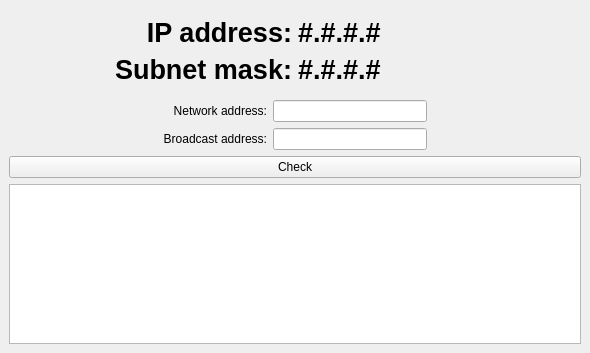
<?xml version="1.0" encoding="UTF-8"?>
<ui version="4.0">
 <class>MainWindow</class>
 <widget class="QMainWindow" name="MainWindow">
  <property name="geometry">
   <rect>
    <x>0</x>
    <y>0</y>
    <width>590</width>
    <height>353</height>
   </rect>
  </property>
  <property name="windowTitle">
   <string>Subnet Exercise</string>
  </property>
  <widget class="QWidget" name="centralwidget">
   <layout class="QVBoxLayout" name="verticalLayout_2">
    <item>
     <layout class="QVBoxLayout" name="verticalLayout">
      <item>
       <spacer name="verticalSpacer_2">
        <property name="orientation">
         <enum>Qt::Vertical</enum>
        </property>
        <property name="sizeHint" stdset="0">
         <size>
          <width>20</width>
          <height>40</height>
         </size>
        </property>
       </spacer>
      </item>
      <item>
       <layout class="QHBoxLayout" name="horizontalLayout">
        <item>
         <widget class="QLabel" name="label">
          <property name="font">
           <font>
            <pointsize>20</pointsize>
            <weight>75</weight>
            <bold>true</bold>
           </font>
          </property>
          <property name="text">
           <string>IP address:</string>
          </property>
          <property name="alignment">
           <set>Qt::AlignRight|Qt::AlignTrailing|Qt::AlignVCenter</set>
          </property>
         </widget>
        </item>
        <item>
         <widget class="QLabel" name="label_ip">
          <property name="font">
           <font>
            <pointsize>20</pointsize>
            <weight>75</weight>
            <bold>true</bold>
           </font>
          </property>
          <property name="text">
           <string>#.#.#.#</string>
          </property>
         </widget>
        </item>
       </layout>
      </item>
      <item>
       <layout class="QHBoxLayout" name="horizontalLayout_2">
        <item>
         <widget class="QLabel" name="label_4">
          <property name="font">
           <font>
            <pointsize>20</pointsize>
            <weight>75</weight>
            <bold>true</bold>
           </font>
          </property>
          <property name="text">
           <string>Subnet mask:</string>
          </property>
          <property name="alignment">
           <set>Qt::AlignRight|Qt::AlignTrailing|Qt::AlignVCenter</set>
          </property>
         </widget>
        </item>
        <item>
         <widget class="QLabel" name="label_mask">
          <property name="font">
           <font>
            <pointsize>20</pointsize>
            <weight>75</weight>
            <bold>true</bold>
           </font>
          </property>
          <property name="text">
           <string>#.#.#.#</string>
          </property>
         </widget>
        </item>
       </layout>
      </item>
      <item>
       <spacer name="verticalSpacer">
        <property name="orientation">
         <enum>Qt::Vertical</enum>
        </property>
        <property name="sizeHint" stdset="0">
         <size>
          <width>20</width>
          <height>40</height>
         </size>
        </property>
       </spacer>
      </item>
      <item>
       <layout class="QHBoxLayout" name="horizontalLayout_4">
        <property name="spacing">
         <number>-1</number>
        </property>
        <property name="leftMargin">
         <number>0</number>
        </property>
        <item>
         <spacer name="horizontalSpacer">
          <property name="orientation">
           <enum>Qt::Horizontal</enum>
          </property>
          <property name="sizeHint" stdset="0">
           <size>
            <width>40</width>
            <height>20</height>
           </size>
          </property>
         </spacer>
        </item>
        <item>
         <layout class="QVBoxLayout" name="verticalLayout_5"/>
        </item>
        <item>
         <layout class="QVBoxLayout" name="verticalLayout_3">
          <item>
           <widget class="QLabel" name="label_6">
            <property name="text">
             <string>Network address:</string>
            </property>
            <property name="alignment">
             <set>Qt::AlignRight|Qt::AlignTrailing|Qt::AlignVCenter</set>
            </property>
           </widget>
          </item>
          <item>
           <widget class="QLabel" name="label_5">
            <property name="text">
             <string>Broadcast address:</string>
            </property>
            <property name="alignment">
             <set>Qt::AlignRight|Qt::AlignTrailing|Qt::AlignVCenter</set>
            </property>
           </widget>
          </item>
         </layout>
        </item>
        <item>
         <layout class="QVBoxLayout" name="verticalLayout_4">
          <item>
           <widget class="QLineEdit" name="lineEdit_network">
            <property name="inputMask">
             <string/>
            </property>
            <property name="alignment">
             <set>Qt::AlignCenter</set>
            </property>
           </widget>
          </item>
          <item>
           <widget class="QLineEdit" name="lineEdit_bcast">
            <property name="inputMask">
             <string/>
            </property>
            <property name="alignment">
             <set>Qt::AlignCenter</set>
            </property>
           </widget>
          </item>
         </layout>
        </item>
        <item>
         <spacer name="horizontalSpacer_2">
          <property name="orientation">
           <enum>Qt::Horizontal</enum>
          </property>
          <property name="sizeHint" stdset="0">
           <size>
            <width>40</width>
            <height>20</height>
           </size>
          </property>
         </spacer>
        </item>
       </layout>
      </item>
      <item>
       <widget class="QPushButton" name="pushButton">
        <property name="text">
         <string>Check</string>
        </property>
       </widget>
      </item>
      <item>
       <widget class="QTextEdit" name="textEdit_log">
        <property name="enabled">
         <bool>true</bool>
        </property>
        <property name="readOnly">
         <bool>true</bool>
        </property>
       </widget>
      </item>
      <item>
       <layout class="QHBoxLayout" name="horizontalLayout_3"/>
      </item>
     </layout>
    </item>
   </layout>
  </widget>
 </widget>
 <resources/>
 <connections/>
</ui>
